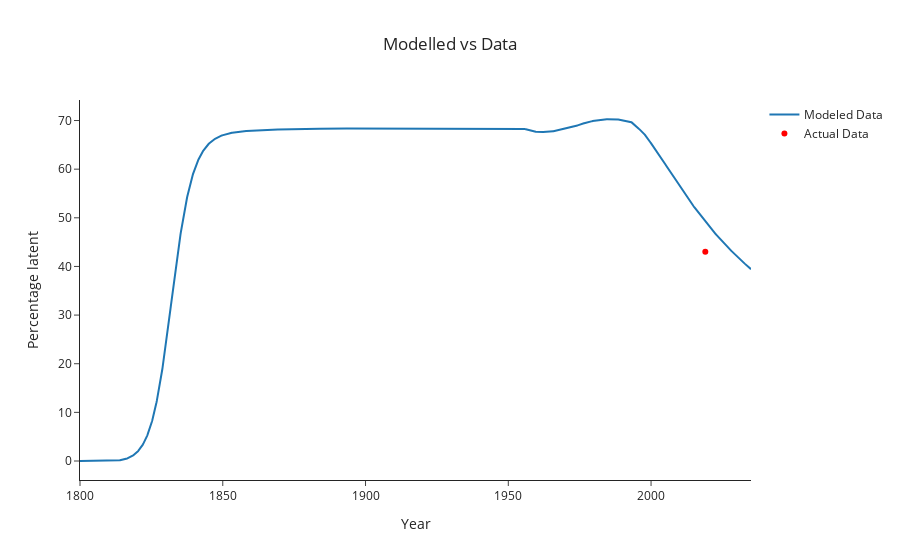

The cell this chart's notebook holds for it:
### Code cell
plot_model_vs_actual(
    derived_df_0, targets['percentage_latent'], "percentage_latent", "Percentage latent", "Modelled vs Data"
)

### Figure 1 — Plotly figure (JSON) as saved in the notebook; plotly's stock layout.template omitted (floating-point values rounded to 4 significant figures; data arrays with more than 128 entries replaced by an {"elided": "..."} marker saying what was removed)
{"data": [{"mode": "lines", "name": "Modeled Data", "type": "scatter", "x": {"elided": "2351 float values"}, "y": {"elided": "2351 float values"}}, {"marker": {"color": "red"}, "mode": "markers", "name": "Actual Data", "type": "scatter", "x": [2019], "y": [43]}], "layout": {"title": {"text": "Modelled vs Data", "x": 0.5}, "xaxis": {"title": {"text": "Year"}}, "yaxis": {"title": {"text": "Percentage latent"}}}}
